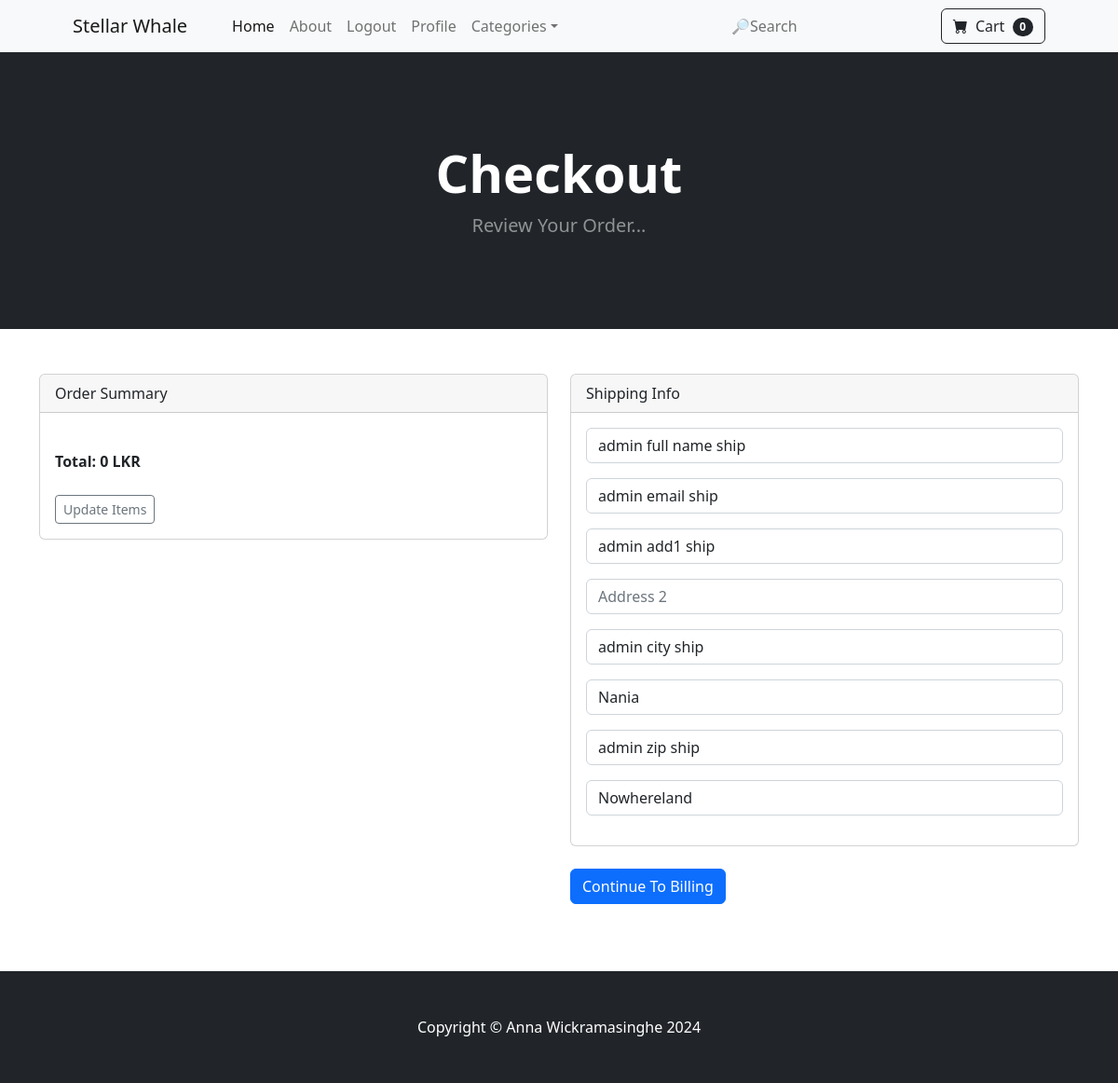
The app's page /payment/checkout (signed in) with its own data.
### payment/models.py (models this page shows, shortened)
class ShippingAddress(models.Model):
	user = models.ForeignKey(User, on_delete=models.CASCADE, null=True, blank=True)
	shipping_full_name = models.CharField(max_length=255)
	shipping_email = models.CharField(max_length=255)
	shipping_address1 = models.CharField(max_length=255)
	shipping_address2 = models.CharField(max_length=255, null=True, blank=True)
	shipping_city = models.CharField(max_length=255)
	shipping_state = models.CharField(max_length=255, null=True, blank=True)
	shipping_zipcode = models.CharField(max_length=255, null=True, blank=True)
	shipping_country = models.CharField(max_length=255)
	class Meta:
		verbose_name_plural = "Shipping Address"

### payment/views.py (the view, shortened to what this page needs)
# urls.py: path('checkout', views.checkout, name='checkout'),
def checkout(request):
	cart = Cart(request)
	cart_products = cart.get_cart_products
	quantities = cart.get_quantities
	totals = cart.cart_total()
	if request.user.is_authenticated:
		shipping_user = ShippingAddress.objects.get(user__id=request.user.id)
		shipping_form = ShippingForm(request.POST or None, instance=shipping_user)
		return render(request,
					 'payment/checkout.html',
					  {'cart_products': cart_products,
					  	'quantities': quantities,
					  	'totals':totals,
					  	'shipping_form': shipping_form
					  }
					 )

### cart/cart.py (called while the page is built, shortened)
	def __len__(self):
		return len(self.cart)

	def get_cart_products(self):
		product_ids = self.cart.keys()
		products = Product.objects.filter(id__in=product_ids)
		return products

	def cart_total(self):
		product_ids = self.cart.keys()
		products = Product.objects.filter(id__in=product_ids)
		quantities = self.cart
		total = 0
		return total

### cart/context_processors.py (called while the page is built)
def cart(request):
	return {'cart': Cart(request)}

### payment/templates/payment/checkout.html (shortened to what this page needs)
{% extends 'base.html' %}
{% load static %}
{% block content %}
 <header class="bg-dark py-5">
    <div class="container px-4 px-lg-5 my-5">
        <div class="text-center text-white">
            <h1 class="display-4 fw-bolder">Checkout</h1>
            <p class="lead fw-normal text-white-50 mb-0">Review Your Order...</p>
        </div>
    </div>
</header>
<div class="container">
    <div class="row">
        <div class="col-md-6">
            <br><br>
            <div class="card">
                  <div class="card-header">
                    Order Summary
                  </div>
                  <div class="card-body">
                    <br>
                    <strong>Total: {{ totals }} LKR</strong>
                    <br><br>
                    <a href="{% url 'cart_summary' %}" class="btn btn-sm btn-outline-secondary">Update Items</a>
                  </div>
            </div>
        </div>
        <div class="col-md-6">
            <br><br>
            <div class="card">
                <div class="card-header">
                    Shipping Info
                </div>
                <div class="card-body">
                    <form method="POST" action="{% url 'billing_info' %}">
                        {{ shipping_form.as_p }}
                </div>
            </div>
                        <br>
                        <button class="btn btn-primary">Continue To Billing</button>
                        <br><br><br><br>
        </div>
            <br><br><br><br>
        </div>
    </div>
{% endblock %}

### records on screen
ShippingAddress: shipping_full_name "admin full name ship", shipping_email "admin email ship", shipping_address1 "admin add1 ship", shipping_city "admin city ship", shipping_state "Nania", shipping_zipcode "admin zip ship", shipping_country "Nowhereland"

### other values on screen
{{ cart|length }} "0"
{{ totals }} "0"
